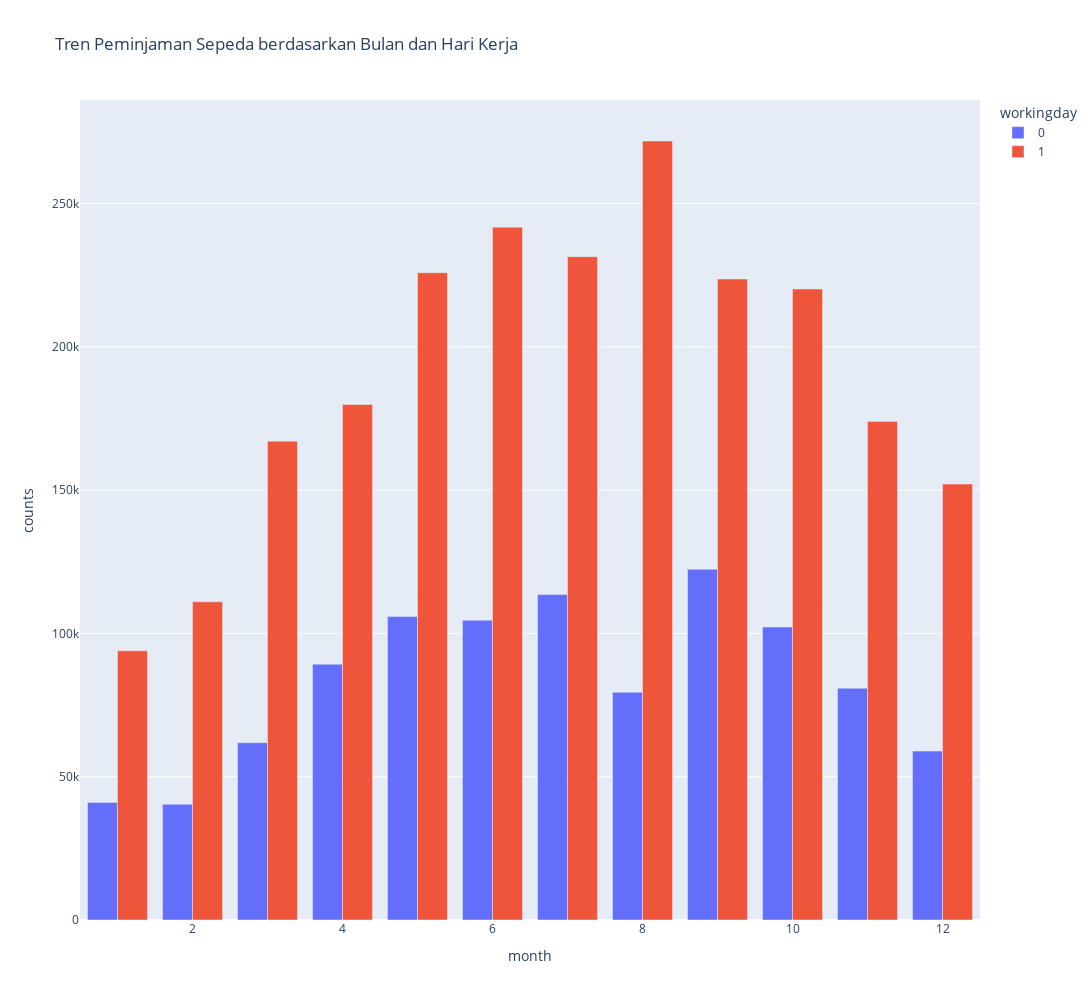

The notebook cell saved with this chart:
### Code cell
grouped_month_count = bike_data.groupby(['month', 'workingday'])['count'].sum().reset_index(name= 'counts')

fig = px.bar(
    grouped_month_count,
    x="month",
    y="counts",
    color="workingday",
    barmode="group",
    labels={
        "x": "Bulan",
        "y": "Jumlah Peminjaman",
        "color": "Hari Kerja",
    },
    title="Tren Peminjaman Sepeda berdasarkan Bulan dan Hari Kerja",
)

# Customize plot
fig.update_layout(width=1600, height=1000)

# Display plot
fig.show()

### Figure 1 — Plotly figure (JSON) as saved in the notebook; plotly's stock layout.template omitted (floating-point values rounded to 4 significant figures)
{"data": [{"alignmentgroup": "True", "hovertemplate": "workingday=0<br>month=%{x}<br>counts=%{y}<extra></extra>", "legendgroup": "0", "marker": {"color": "#636efa", "pattern": {"shape": ""}}, "name": "0", "offsetgroup": "0", "orientation": "v", "showlegend": true, "textposition": "auto", "type": "bar", "x": [1, 2, 3, 4, 5, 6, 7, 8, 9, 10, 11, 12], "xaxis": "x", "y": [41017, 40348, 61857, 89259, 105851, 104617, 113518, 79415, 122364, 102215, 80870, 58938], "yaxis": "y"}, {"alignmentgroup": "True", "hovertemplate": "workingday=1<br>month=%{x}<br>counts=%{y}<extra></extra>", "legendgroup": "1", "marker": {"color": "#EF553B", "pattern": {"shape": ""}}, "name": "1", "offsetgroup": "1", "orientation": "v", "showlegend": true, "textposition": "auto", "type": "bar", "x": [1, 2, 3, 4, 5, 6, 7, 8, 9, 10, 11, 12], "xaxis": "x", "y": [93916, 111004, 167063, 179835, 225835, 241725, 231430, 271779, 223627, 220137, 173961, 152098], "yaxis": "y"}], "layout": {"barmode": "group", "height": 1000, "legend": {"title": {"text": "workingday"}, "tracegroupgap": 0}, "title": {"text": "Tren Peminjaman Sepeda berdasarkan Bulan dan Hari Kerja"}, "width": 1600, "xaxis": {"anchor": "y", "domain": [0, 1], "title": {"text": "month"}}, "yaxis": {"anchor": "x", "domain": [0, 1], "title": {"text": "counts"}}}}
